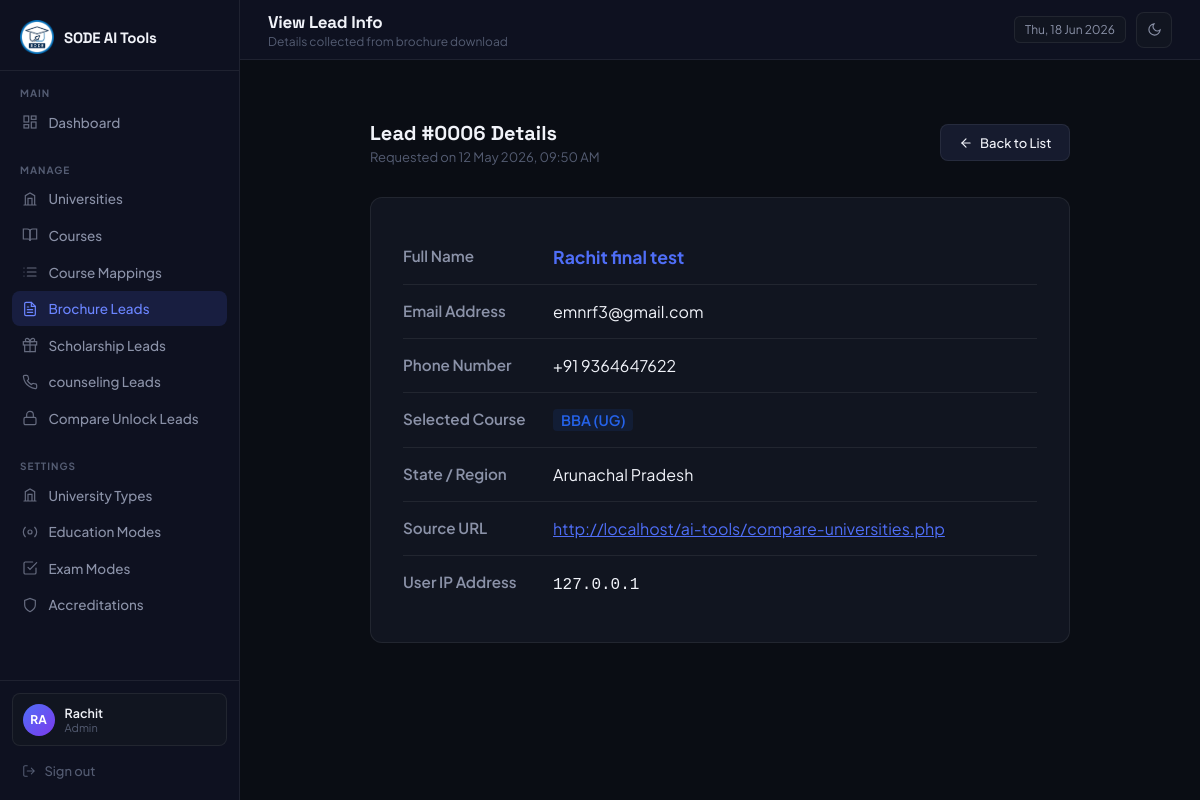
/admin/lead_view.php?id=6 (signed in), run on the app's committed database.
### tables this page shows
CREATE TABLE `brochure_leads` (
  `id` int(11) NOT NULL,
  `name` varchar(150) NOT NULL,
  `email` varchar(150) NOT NULL,
  `country_code` varchar(10) NOT NULL DEFAULT '+91',
  `phone` varchar(50) NOT NULL,
  `course` varchar(150) NOT NULL,
  `state` varchar(100) NOT NULL,
  `page_url` varchar(255) DEFAULT NULL,
  `user_ip` varchar(45) DEFAULT NULL,
  `created_at` timestamp NOT NULL DEFAULT current_timestamp()
);

### includes/helpers.php (called while the page is built, shortened)
<?php
function e(mixed $val): string {
    return htmlspecialchars((string)$val, ENT_QUOTES, 'UTF-8');
}

### admin/lead_view.php (the view, shortened to what this page needs)
<?php
require_once '../includes/db.php';
require_once '../includes/helpers.php';
$id = (int)($_GET['id'] ?? 0);
$stmt = $pdo->prepare("SELECT * FROM brochure_leads WHERE id = ?");
$stmt->execute([$id]);
$lead = $stmt->fetch();
?>
<!DOCTYPE html>
<html lang="en">
<head>
</head>
<body>
  <?php require_once __DIR__ . '/includes/sidebar.php'; ?>
  <main class="main">
    <?php require_once __DIR__ . '/includes/topbar.php'; ?>
    <div class="content">
      <div class="page-header" style="max-width: 700px; margin: 0 auto; margin-top:2rem;">
        <div>
          <h3>Lead #<?= str_pad($lead['id'], 4, '0', STR_PAD_LEFT) ?> Details</h3>
          <p>Requested on <?= date('d M Y, h:i A', strtotime($lead['created_at'])) ?></p>
        </div>
        <a href="leads.php" class="btn btn-secondary">
          <svg width="14" height="14" viewBox="0 0 24 24" fill="none" stroke="currentColor" stroke-width="2" stroke-linecap="round"><line x1="19" y1="12" x2="5" y2="12"></line><polyline points="12 19 5 12 12 5"></polyline></svg>
          Back to List
        </a>
      </div>
      <div class="detail-card">
          <div class="detail-row">
              <div class="detail-label">Full Name</div>
              <div class="detail-value" style="font-weight:700; font-size:1.1rem; color:var(--accent);"><?= e($lead['name']) ?></div>
          </div>
          <div class="detail-row">
              <div class="detail-label">Email Address</div>
              <div class="detail-value"><?= e($lead['email']) ?></div>
          </div>
          <div class="detail-row">
              <div class="detail-label">Phone Number</div>
              <div class="detail-value"><?= e($lead['country_code']) ?> <?= e($lead['phone']) ?></div>
          </div>
          <div class="detail-row">
              <div class="detail-label">Selected Course</div>
              <div class="detail-value">
                  <span class="badge" style="background:rgba(37,99,235,0.1); color:#2563eb; font-size:0.9rem;">
                      <?= e($lead['course']) ?>
                  </span>
              </div>
          </div>
          <div class="detail-row">
              <div class="detail-label">State / Region</div>
              <div class="detail-value"><?= e($lead['state']) ?></div>
          </div>
          <div class="detail-row">
              <div class="detail-label">Source URL</div>
              <div class="detail-value">
                  <?php if($lead['page_url']): ?>
                      <a href="<?= e($lead['page_url']) ?>" target="_blank" style="color:var(--accent);"><?= e($lead['page_url']) ?></a>
                  <?php else: ?>
                      <span style="color:var(--text-s);">Not Captured</span>
                  <?php endif; ?>
              </div>
          </div>
          <div class="detail-row">
              <div class="detail-label">User IP Address</div>
              <div class="detail-value">
                  <?php if($lead['user_ip']): ?>
                      <code><?= e($lead['user_ip']) ?></code>
                  <?php else: ?>
                      <span style="color:var(--text-s);">Not Captured</span>
                  <?php endif; ?>
              </div>
          </div>
      </div>
    </div>
  </main>
</body>
</html>

### admin/includes/layout_head.php (style rules this page uses)
*, *::before, *::after { box-sizing: border-box; margin: 0; padding: 0; }
:root { color-scheme: dark; --bg: #0a0d14; --sidebar: #0e1120; --surface: #111520; --surface-h: #161b2e; --border: rgba(255, 255, 255, 0.07); --border-h: rgba(255, 255, 255, 0.13); --accent: #4f6ef7; --accent-h: #6b85ff; --accent-g: #7c3aed; --text: #f1f3f9; --text-m: #8b92a8; --text-s: #545c72; --success: #22c55e; --warning: #f59e0b; --danger: #ef4444; --radius: 12px; --radius-sm: 8px; --sidebar-w: 240px; }
body { font-family: 'Plus Jakarta Sans', sans-serif; background: var(--bg); color: var(--text); display: flex; min-height: 100vh; font-size: 14px; transition: background 0.2s, color 0.2s; overflow-x: hidden; }
.main { margin-left: var(--sidebar-w); flex: 1; display: flex; flex-direction: column; min-height: 100vh; min-width: 0; }
.content { padding: 1.75rem; flex: 1; min-width: 0; max-width: 100%; overflow-x: hidden; }
.badge { display: inline-block; padding: 2px 8px; border-radius: 4px; font-size: 11px; font-weight: 600; }
.btn { display: inline-flex; align-items: center; gap: 7px; padding: 0.6rem 1.1rem; border-radius: var(--radius-sm); font-size: 13px; font-weight: 500; font-family: inherit; cursor: pointer; transition: opacity 0.2s, transform 0.15s, background 0.15s; text-decoration: none; border: 1px solid transparent; }
.btn-secondary { background: var(--surface-h); color: var(--text); border-color: var(--border); }
.page-header { display: flex; align-items: center; justify-content: space-between; margin-bottom: 1.5rem; }
.page-header h3 { font-family: 'Space Grotesk', sans-serif; font-size: 20px; font-weight: 700; }
.page-header p { font-size: 13px; color: var(--text-s); margin-top: 3px; }

### admin/lead_view.php (style rules this page uses)
.detail-card { background: var(--surface); padding: 2rem; border-radius: var(--radius); box-shadow: var(--shadow-sm); border: 1px solid var(--border); max-width: 700px; margin: 2rem auto; }
.detail-row { display: flex; border-bottom: 1px solid var(--border); padding: 1rem 0; }
.detail-row:last-child { border-bottom: none; }
.detail-label { flex: 0 0 150px; color: var(--text-m); font-weight: 600; font-size: 0.95rem; }
.detail-value { flex: 1; color: var(--text); font-size: 1rem; word-break: break-all; }

### data on the page
brochure_leads: id "0006", created_at "12 May 2026, 09:50 AM", name "Rachit final test", email "emnrf3@gmail.com", country_code "+91", phone "9364647622", course "BBA (UG)", state "Arunachal Pradesh", page_url "http://localhost/ai-tools/compare-universities.php", user_ip "127.0.0.1"

### other printed values
substr($_SESSION['admin_name'], 0, 2) "RA"
$_SESSION['admin_name'] "Rachit"
$_SESSION['admin_role'] "Admin"
$page_title "View Lead Info"
$page_subtitle "Details collected from brochure download"
